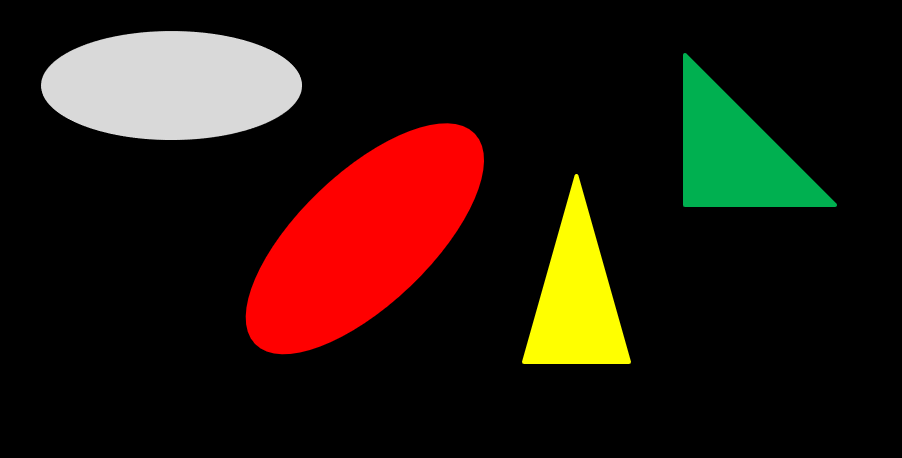
#> input picture week11/lecture/img/fig_moment.png, 902 x 458 px, given in place of the camera
$ python drive_test.py
#> lines starting #> are read from the running program, lines starting #| are printed output that depends on the picture; after the words box and inside, x2 and y2 are one past the last pixel; in counts of white or black regions, pixels touching at a corner belong together
### week11/lecture/SDcar.py
import threading
import time
import RPi.GPIO as GPIO

class Drive:
    def __init__(self):
        self.pins = {"SW1":5,"SW2":6,"SW3":13,"SW4":19,"PWMA":18,"AIN1":22,"AIN2":27,"PWMB":23,"BIN1":25,"BIN2":24}
        self.config_GPIO()
        self.L_Motor = GPIO.PWM(self.pins["PWMA"],500)
        self.L_Motor.start(0)
        self.R_Motor = GPIO.PWM(self.pins["PWMB"],500)
        self.R_Motor.start(0)

    def config_GPIO(self):
        GPIO.setwarnings(False)
        GPIO.setmode(GPIO.BCM)
        GPIO.setup(self.pins["SW1"],GPIO.IN,pull_up_down=GPIO.PUD_DOWN)
        GPIO.setup(self.pins["SW2"],GPIO.IN,pull_up_down=GPIO.PUD_DOWN)
        GPIO.setup(self.pins["SW3"],GPIO.IN,pull_up_down=GPIO.PUD_DOWN)
        GPIO.setup(self.pins["SW4"],GPIO.IN,pull_up_down=GPIO.PUD_DOWN)
        GPIO.setup(self.pins["PWMA"],GPIO.OUT)
        GPIO.setup(self.pins["AIN1"],GPIO.OUT)
        GPIO.setup(self.pins["AIN2"],GPIO.OUT)
        GPIO.setup(self.pins["PWMB"],GPIO.OUT)
        GPIO.setup(self.pins["BIN1"],GPIO.OUT)
        GPIO.setup(self.pins["BIN2"],GPIO.OUT)

    def clean_GPIO(self):
        GPIO.cleanup()

    # [31 lines left out: functions motor_go, motor_back, motor_left, motor_right, not called in this run]

    def motor_stop(self):
        GPIO.output(self.pins["AIN1"],0)
        GPIO.output(self.pins["AIN2"],1)
        self.L_Motor.ChangeDutyCycle(0)
        GPIO.output(self.pins["BIN1"],0)
        GPIO.output(self.pins["BIN2"],1)
        self.R_Motor.ChangeDutyCycle(0)

# [12 lines that do not run on import are left out]

### week11/lecture/drive_test.py
import cv2 as cv
import numpy as np
import threading, time
import SDcar

def func_thread():
    i = 0
    while True:
        # print("alive!!")
        time.sleep(1)
        i = i + 1
        if is_running is False:
            break

def key_cmd(which_key):
    print('which_key', which_key)
    is_exit = False
    global enable_linetracing
    if which_key & 0xFF == 82:
        car.motor_go(100)
    elif which_key & 0xFF == 84:
        car.motor_back(100)
    elif which_key & 0xFF == 81:
        car.motor_left(100)
    elif which_key & 0xFF == 83:
        car.motor_right(100)
    elif which_key & 0xFF == 32:
        car.motor_stop()
        print('stop')
    elif which_key & 0xFF == ord('q'):
        car.motor_stop()
        print('exit')
        is_exit = True
    elif which_key & 0xFF == ord('e'):
        enable_linetracing = True
        print('enable_linetracing : ', enable_linetracing)
    elif which_key & 0xFF == ord('w'):
        enable_linetracing = False
        car.motor_stop()
        print('enable_linetracing 2: ', enable_linetracing)
    return is_exit

def detect_maskY_HSV(frame):
    crop_hsv = cv.cvtColor(frame, cv.COLOR_BGR2HSV)
    crop_hsv = cv.GaussianBlur(crop_hsv, (5, 5), cv.BORDER_DEFAULT)

    mask_Y = cv.inRange(crop_hsv, (25, 50, 100), (35, 255, 255))
    return mask_Y

def detect_white_lines_BGR(frame):
    hsv = cv.cvtColor(frame, cv.COLOR_BGR2HSV)

    yellow_lower = np.array([20, 100, 100])
    yellow_upper = np.array([40, 255, 255])
    yellow_mask = cv.inRange(hsv, yellow_lower, yellow_upper)

    kernel_dilate = np.ones((20,20), np.uint8)
    yellow_mask_dilated = cv.dilate(yellow_mask, kernel_dilate, iterations=1)

    track_interior = cv.bitwise_not(yellow_mask_dilated)

    gray = cv.cvtColor(frame, cv.COLOR_BGR2GRAY)
    _, white_mask = cv.threshold(gray, 220, 255, cv.THRESH_BINARY)

    white_lines = cv.bitwise_and(white_mask, track_interior)

    kernel_morph = np.ones((5,5), np.uint8)
    white_lines = cv.dilate(white_lines, kernel_morph, iterations=5)
    white_lines = cv.erode(white_lines, kernel_morph, iterations=1)

    return white_lines

def line_tracing(cx):
    # print('cx : ', cx)
    # pirnt('v_x_grid : ', v_x_grid)
    global moment
    global v_x
    tolerance = 0.1
    diff = 0

    if moment[0] != 0 and moment[1] != 0 and moment[2] != 0:
        avg_m = np.mean(moment)
        diff = np.abs(avg_m - cx) / v_x

    #print('diff = {:.4f}' .format(diff))

    if diff <= tolerance:
        moment[0] = moment[1]
        moment[1] = moment[2]
        moment[2] = cx

        if cx < v_x_grid[2]:
            car.motor_left(speed)
        elif v_x_grid[2] <= cx < v_x_grid[6]:
            car.motor_go(speed)
        elif v_x_grid[6] <= cx:
            car.motor_right(speed)
        else:
            # 선을 벗어난 경우
            car.motor_go(speed)
            print('go')
            moment = [0, 0, 0]

def show_grid(img):
    h, _, _ = img.shape
    for x in v_x_grid:
        # print('show_gird', x)
        cv.line(img, (x, 0), (x, h), (0, 255, 0), 1, cv.LINE_4)

def main():
    camera = cv.VideoCapture(0)
    camera.set(cv.CAP_PROP_FRAME_WIDTH,v_x)
    camera.set(cv.CAP_PROP_FRAME_HEIGHT,v_y)

    try:
        while(camera.isOpened()):
            ret, frame = camera.read()
#> frame is the input picture: shape (458, 902, 3); mean B, G, R 14.1, 23.6, 37.8
            frame = cv.flip(frame, -1)
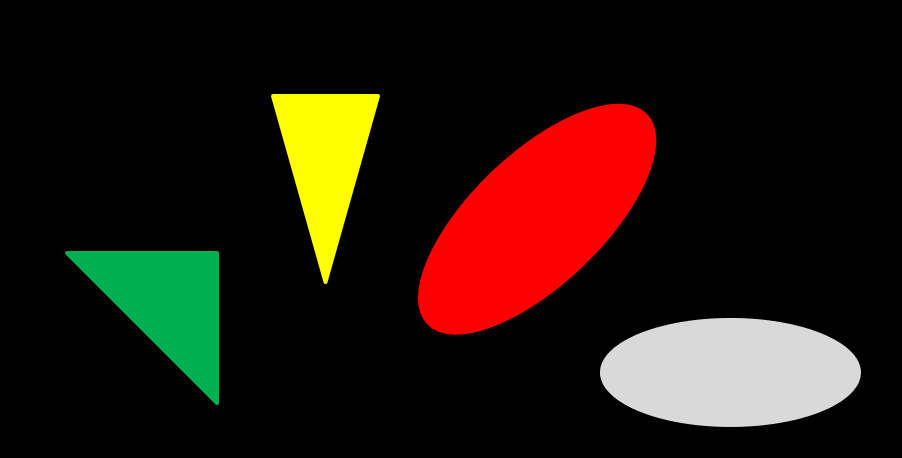
#> frame: shape (458, 902, 3); mean B, G, R 14.1, 23.6, 37.8
            cv.imshow('camera', frame)

            crop_img = frame[120:, 80:240]
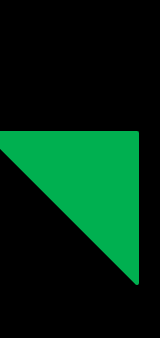
#> crop_img: shape (338, 160, 3); mean B, G, R 18, 39.5, 0

            white_lines = detect_white_lines_BGR(crop_img)
#> in detect_white_lines_BGR, `hsv = cv.cvtColor(frame, cv.COLOR_BGR2HSV)`: hsv: shape (338, 160, 3); mean H, S, V 16.7, 57.6, 39.5
#> in detect_white_lines_BGR, `yellow_mask = cv.inRange(hsv, yellow_lower, yellow_upper)`: yellow_mask: shape (338, 160); every value is 0
#> in detect_white_lines_BGR, `track_interior = cv.bitwise_not(yellow_mask_dilated)`: track_interior: shape (338, 160); every value is 255
#> in detect_white_lines_BGR, `gray = cv.cvtColor(frame, cv.COLOR_BGR2GRAY)`:
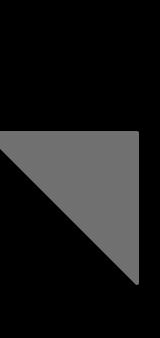
#> gray: shape (338, 160); min 0, max 112, mean 25.1

            contours, _ = cv.findContours(white_lines, cv.RETR_TREE, cv.CHAIN_APPROX_SIMPLE)
#> contours = []

            if len(contours) > 0:
                c = max(contours, key=cv.contourArea)
                m = cv.moments(c)

                cx = int(m['m10']/(m['m00'] + epsilon))
                cy = int(m['m01']/(m['m00'] + epsilon))
                cv.circle(crop_img, (cx, cy), 3, (0, 255, 0), 1)

                cv.putText(crop_img, str(cx), (10, 10), cv.FONT_HERSHEY_DUPLEX, 0.5, (0, 255, 0))

                if enable_linetracing == True:
                    line_tracing(cx)

            show_grid(frame)
#> after the loop in show_grid, `for x in v_x_grid:`:
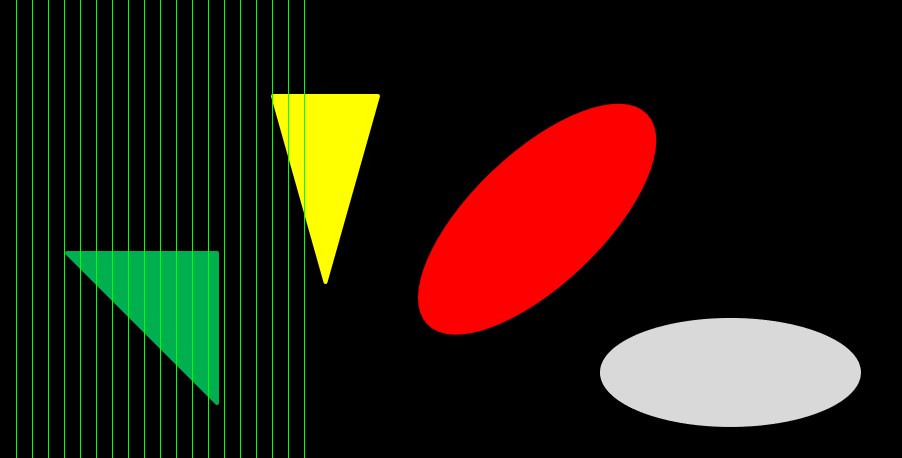
#> img: shape (458, 902, 3); mean B, G, R 14, 28.6, 37.7

            cv.imshow('white_lines', white_lines)
            cv.imshow('crop_img', cv.resize(crop_img, dsize=(0, 0), fx=2, fy=2))
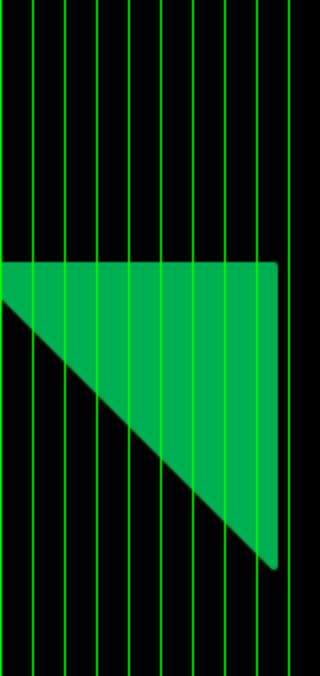
#> window 'crop_img': shape (676, 320, 3); mean B, G, R 16.9, 53, 0
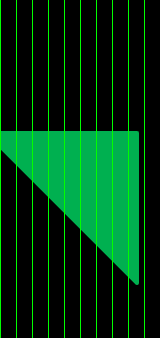
#> crop_img: shape (338, 160, 3); 6.25% of pixels changed, all inside (x1, y1, x2, y2) = (0, 0, 145, 338)

            # image processing end here
            is_exit = False
            which_key = cv.waitKey(20)
#> (key q is pressed here)
            if which_key > 0:
                is_exit = key_cmd(which_key)
#| which_key 113
#> is_exit = True
            if is_exit is True:
                cv.destroyAllWindows()
                break
    except Exception as e:
        print(e)
        global is_running
        is_running = False

if __name__ == '__main__':
    epsilon = 0.01
    speed = 10

    v_x = 320
    v_y = 240
    v_x_grid = [int(v_x  * i / 20) for i in range(1, 20)]

    moment = np.array([0, 0, 0])

    print(v_x_grid)

    t_task1 = threading.Thread(target = func_thread)
    t_task1.start()

    car = SDcar.Drive()

    is_running = True
    enable_linetracing = False
    main()
    is_running = False
    car.clean_GPIO()
    print('end vis')
